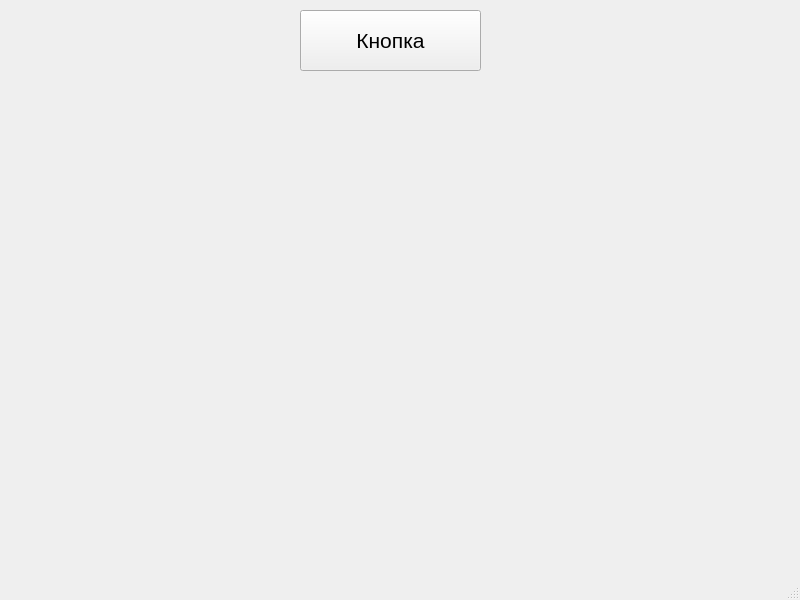
<?xml version="1.0" encoding="UTF-8"?>
<ui version="4.0">
 <class>MainWindow</class>
 <widget class="QMainWindow" name="MainWindow">
  <property name="geometry">
   <rect>
    <x>0</x>
    <y>0</y>
    <width>800</width>
    <height>600</height>
   </rect>
  </property>
  <property name="windowTitle">
   <string>MainWindow</string>
  </property>
  <widget class="QWidget" name="centralwidget">
   <widget class="QPushButton" name="pushButton">
    <property name="geometry">
     <rect>
      <x>300</x>
      <y>10</y>
      <width>181</width>
      <height>61</height>
     </rect>
    </property>
    <property name="font">
     <font>
      <pointsize>16</pointsize>
     </font>
    </property>
    <property name="text">
     <string>Кнопка</string>
    </property>
   </widget>
  </widget>
  <widget class="QMenuBar" name="menubar">
   <property name="geometry">
    <rect>
     <x>0</x>
     <y>0</y>
     <width>800</width>
     <height>26</height>
    </rect>
   </property>
  </widget>
  <widget class="QStatusBar" name="statusbar"/>
 </widget>
 <resources/>
 <connections/>
</ui>
